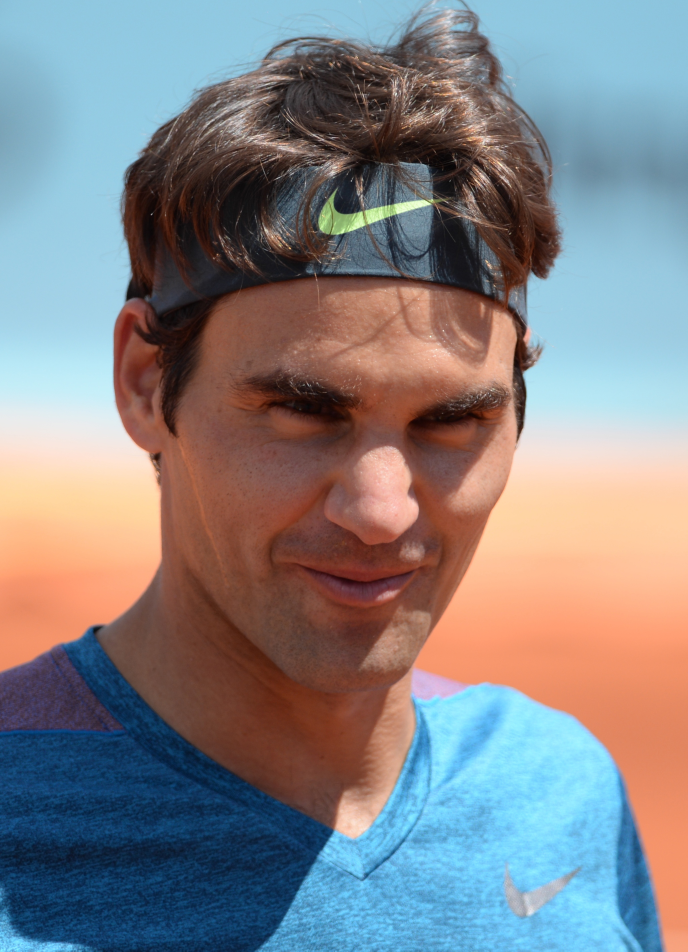
#> input picture CV/Week 3/roger.jpg, 2062 x 2854 px (shown at 1/3 size)
$ python q4_gaussian_blur.py
#> lines starting #> are read from the running program, lines starting #| are printed output that depends on the picture
import cv2 as cv

image = cv.imread('roger.jpg')
#> image is the input picture: shape (2854, 2062, 3); mean B, G, R 133.8, 130.8, 132.6
image = cv.resize(image, (600, 800))
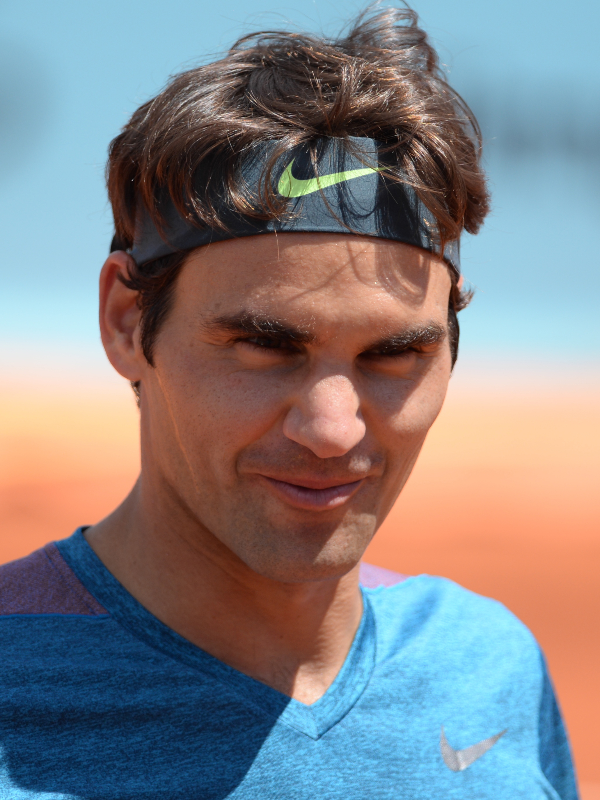
#> image: shape (800, 600, 3); mean B, G, R 133.7, 130.7, 132.5

kernel_size = (15, 15)
sigma = 0

blurred_image = cv.GaussianBlur(image, kernel_size, sigma)
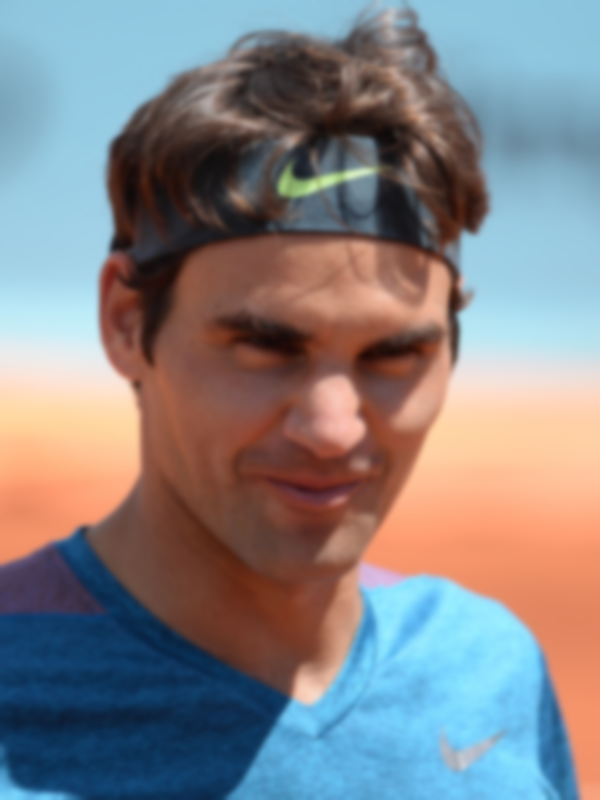
#> blurred_image: shape (800, 600, 3); mean B, G, R 133.7, 130.7, 132.5

res = cv.hconcat([image, blurred_image])
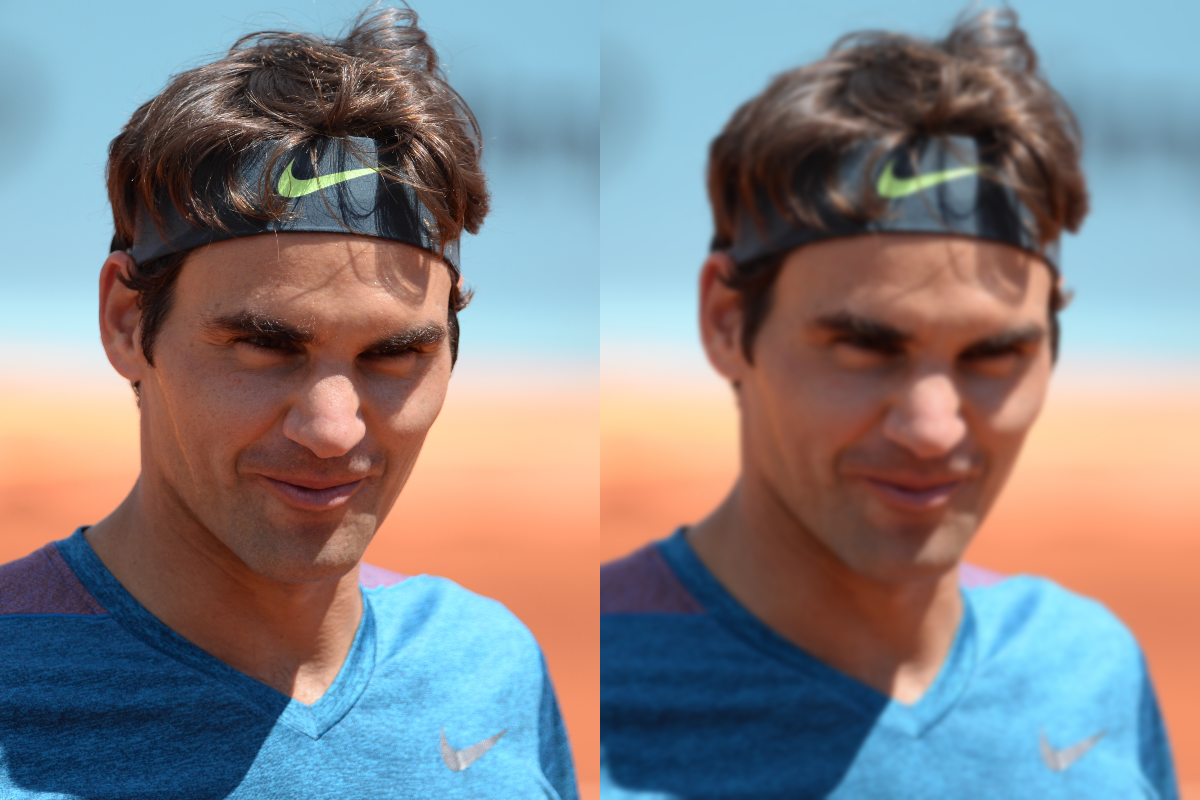
#> res: shape (800, 1200, 3); mean B, G, R 133.7, 130.7, 132.5
cv.imshow('Gaussian Blur Image', res)
cv.imwrite('blurred_image.jpg', blurred_image)
cv.waitKey(0)
